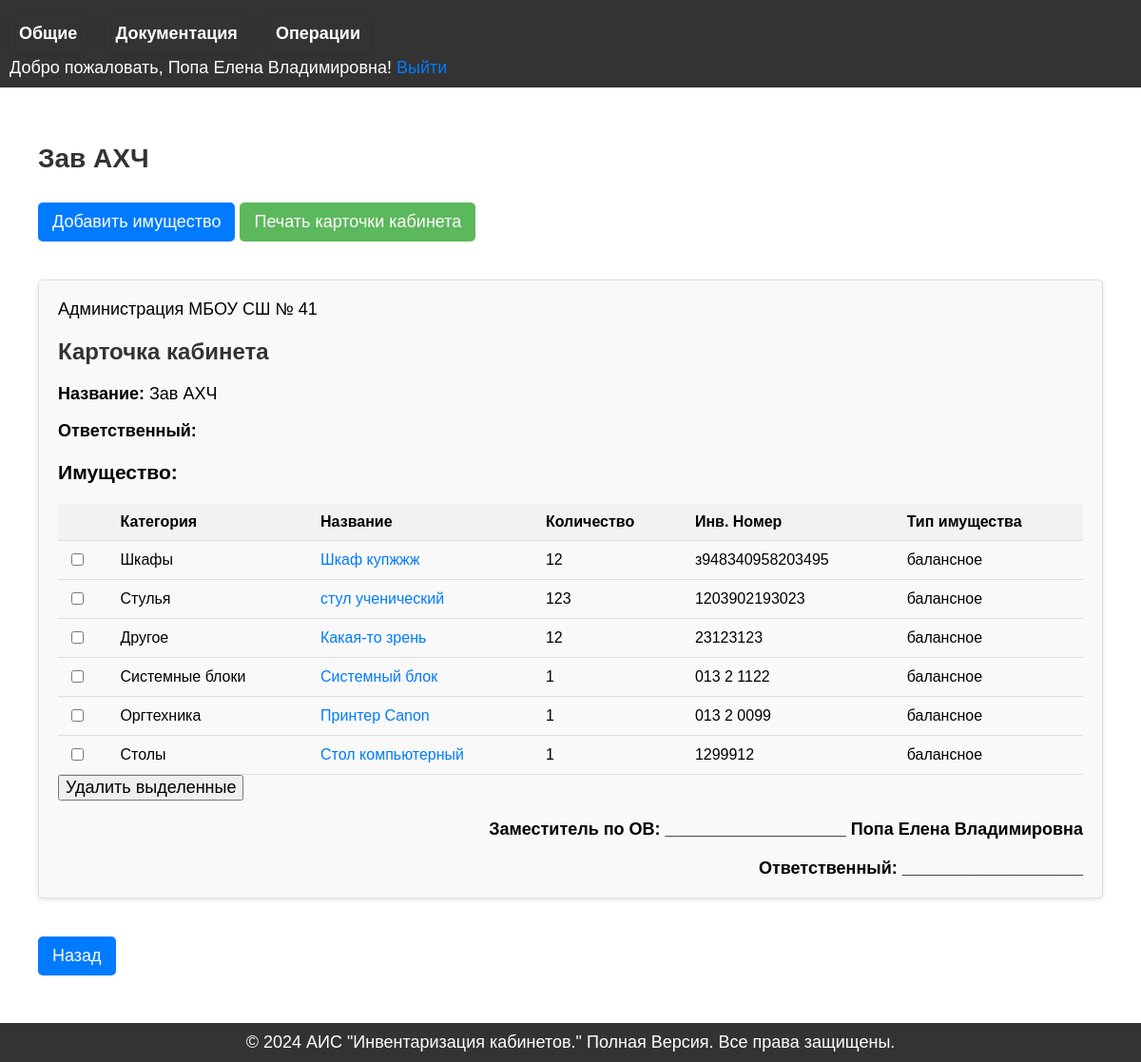
/room/2 (signed in), run on the app's committed database.
### tables this page shows
CREATE TABLE room (
            id INTEGER PRIMARY KEY AUTOINCREMENT,
            name TEXT NOT NULL
        );

CREATE TABLE item (
            id INTEGER PRIMARY KEY AUTOINCREMENT,
            name TEXT NOT NULL,
            quantity INTEGER NOT NULL,
            inventory INTEGER NOT NULL,
            type TEXT NOT NULL,
            category TEXT NOT NULL,
            room_id INTEGER,
            FOREIGN KEY (room_id) REFERENCES room (id)
        );

### main.py (the view)
@app.route('/room/<int:room_id>')
def room(room_id):
    conn = get_db_connection()
    room = conn.execute('SELECT * FROM room WHERE id = ?', (room_id,)).fetchone()
    items = conn.execute('SELECT * FROM item WHERE room_id = ?', (room_id,)).fetchall()
    conn.close()
    return render_template('room.html', room=room, items=items, otv = session['username'])

### main.py (called while the page is built)
def get_db_connection():
    conn = sqlite3.connect('inventory.db')
    conn.row_factory = sqlite3.Row  # Позволяет обращаться к столбцам по имени
    return conn

### templates/room.html (shortened to what this page needs)
{% extends 'base.html' %}
{% block content %}
    <div class="container">
        <h1>{{ room['name'] }}</h1>
        <a href="{{ url_for('add_item', room_id=room['id']) }}" class="add-item-button">Добавить имущество</a>
        <button onclick="printCard()" class="print-button no-print">Печать карточки кабинета</button>
        <div class="card" id="printableCard">
            <div class="print-header">Администрация МБОУ СШ № 41</div>
            <h2>Карточка кабинета</h2>
            <p><strong>Название:</strong> {{ room['name'] }}</p>
            <p><strong>Ответственный:</strong> </p>
            <h3>Имущество:</h3>
            <form method="POST" action="{{ url_for('delete_selected_items', room_id=room['id']) }}">
                <table>
                    <thead>
                        <tr>
                            <th></th>
                            <th>Категория</th>
                            <th>Название</th>
                            <th>Количество</th>
                            <th>Инв. Номер</th>
                            <th>Тип имущества</th>
                        </tr>
                    </thead>
                    <tbody>
                        {% for item in items %}
                        <tr>
                            <td><input type="checkbox" name="selected_items" value="{{ item['id'] }}"></td>
                            <td>{{ item['category'] }}</td>
                            <td><a href = "{{url_for('item', room_id=room['id'],  item_id = item['id'])}}">{{ item['name'] }}</a></td>
                            <td>{{ item['quantity'] }}</td>
                            <td>{{ item['inventory'] }}</td>
                            <td>{{ item['type'] }}</td>
                        </tr>
                        {% endfor %}
                    </tbody>
                </table>
                <button type="submit" class="delete-button">Удалить выделенные</button>
            </form>
            <div class="approval">Заместитель по ОВ: ___________________ {{otv}}</div>
            <div class="approval">Ответственный: ___________________</div>
        </div>
        <a href="{{ url_for('index') }}" class="back-button">Назад</a>
    </div>
{% endblock %}

### static/css/style.css (style rules this page uses)
h1 { margin-bottom: 20px; font-size: 24px; color: #333; }
@media (min-width: 768px) { body { font-size: 18px; } }
@media (min-width: 768px) { .container { padding: 20px; } }
@media (min-width: 768px) { h1 { font-size: 36px; } }
@media (min-width: 768px) { h2 { font-size: 24px; } }
@media (min-width: 768px) { table { font-size: 16px; } }
@media (min-width: 768px) { input, button { font-size: 18px; } }
body { font-family: Arial, sans-serif; margin: 0; padding: 0; }
.container { max-width: 100%; margin: 0 auto; }
h2 { margin-bottom: 20px; font-size: 24px; color: #333; }
h1 { margin-bottom: 20px; font-size: 28px; color: #333; }
table { width: 100%; border-collapse: collapse; }
th, td { padding: 8px; text-align: left; border-bottom: 1px solid #ddd; }
th { background-color: #f2f2f2; }
.card { border: 1px solid #ddd; padding: 16px; margin: 20px 0; border-radius: 5px; box-shadow: 0 2px 5px rgba(0, 0, 0, 0.1); }
.add-item-button, .back-button { display: inline-block; margin: 10px 0; padding: 10px 15px; background-color: #007bff; color: white; text-decoration: none; border-radius: 5px; }
.print-button { padding: 10px 15px; background-color: #5cb85c; color: white; border: none; border-radius: 5px; cursor: pointer; margin-bottom: 20px; }
.card { border: 1px solid #ddd; border-radius: 5px; padding: 20px; margin-top: 20px; background-color: #f9f9f9; }
table { width: 100%; border-collapse: collapse; margin-top: 10px; }
th, td { padding: 10px; text-align: left; border-bottom: 1px solid #ddd; }
.approval { margin-top: 20px; font-weight: bold; text-align: right; }
.back-button { display: inline-block; margin-top: 20px; padding: 10px 15px; background-color: #007bff; color: white; text-decoration: none; border-radius: 5px; }
a { text-decoration: none; color: #007BFF; }

### data on the page
room: name "Зав АХЧ"
item: category "Шкафы", name "Шкаф купжжж", quantity "12", inventory "з948340958203495", type "балансное"
item: category "Стулья", name "стул ученический", quantity "123", inventory "1203902193023", type "балансное"
item: category "Другое", name "Какая-то зрень", quantity "12", inventory "23123123", type "балансное"
item: category "Системные блоки", name "Системный блок", quantity "1", inventory "013 2 1122", type "балансное"
item: category "Оргтехника", name "Принтер Canon", quantity "1", inventory "013 2 0099", type "балансное"
item: category "Столы", name "Стол компьютерный", quantity "1", inventory "1299912", type "балансное"

### other printed values
{{ session.username }} "Попа Елена Владимировна"
{{ otv }} "Попа Елена Владимировна"
